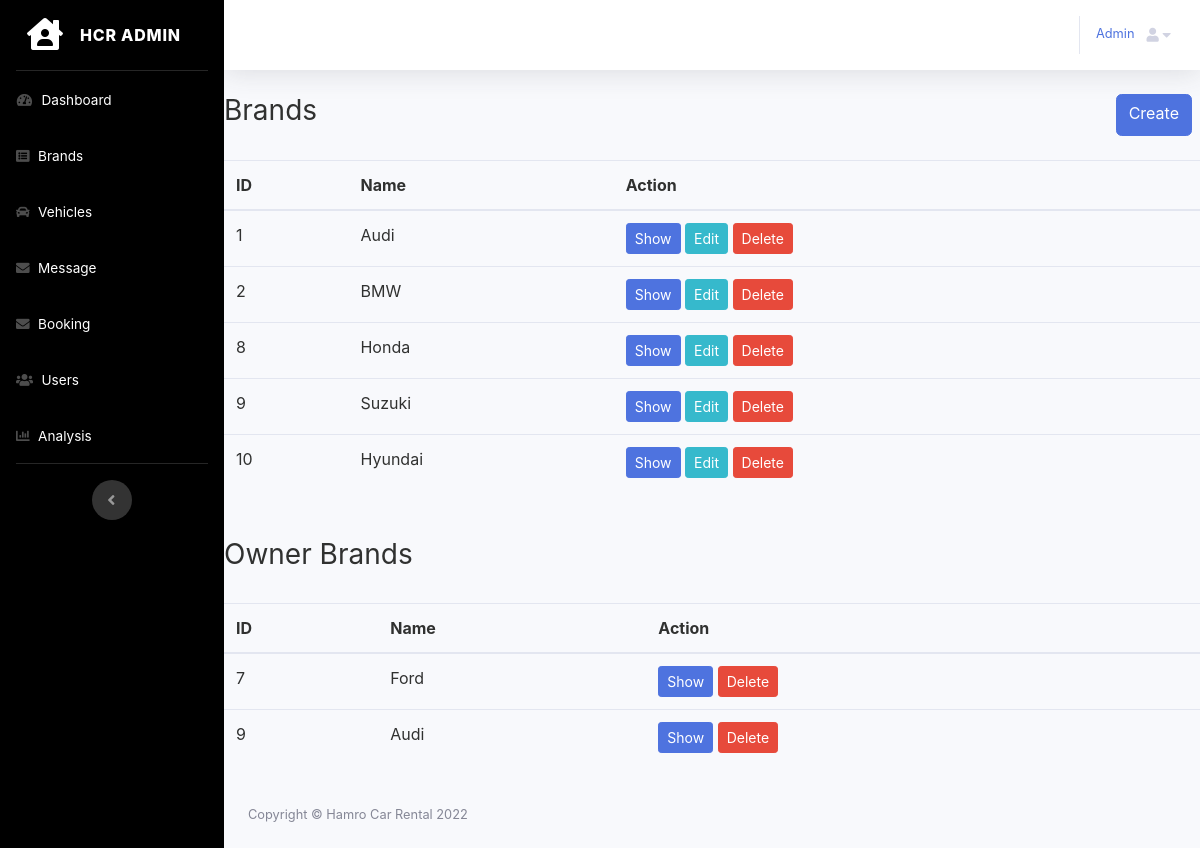
The page /admin/brands/index.php (signed in) on the database its author committed.
### tables this page shows
CREATE TABLE `categories` (
  `id` int(11) NOT NULL,
  `name` varchar(100) NOT NULL,
  `description` text NOT NULL
);

CREATE TABLE `owner_brand` (
  `id` int(11) NOT NULL,
  `user_id` int(11) NOT NULL,
  `name` varchar(100) NOT NULL,
  `description` text NOT NULL
);

### admin/admin.php (called while the page is built, shortened)
<?php
require __DIR__  . "/../db.php";
$page_url = "http://localhost/Onlinecarrental/admin/";

### db.php (called while the page is built, shortened)
<?php
function pdo()
{
    $dbhost = "localhost";
    $dbname = "cars";
    $dbuser = "root";
    $dbpass = "";
    $options = [
        PDO::ATTR_DEFAULT_FETCH_MODE => PDO::FETCH_ASSOC
    ];
    $dsn = "mysql:host=" . $dbhost . ";dbname=" . $dbname;
    try {
        $pdo = new PDO($dsn, $dbuser, $dbpass, $options);
    } catch (PDOException $e) {
        die("Cannot Connect to Database: " . $e->getMessage());
    }
    return $pdo;
}
function where($table, $col, $opr, $val, $all = true)
{
    $pdo = pdo();
    $stmt = $pdo->prepare("SELECT * FROM $table WHERE $col $opr ?");
    $stmt->execute([$val]);
    return $stmt->fetch();
}
function find($table, $id)
{
    return where($table, 'id', '=', $id, false);
}
function all($table)
{
    $pdo = pdo();
    $stmt = $pdo->prepare("SELECT * FROM $table");
    $stmt->execute();
    return $stmt->fetchAll();
}

### admin/brands/index.php (the view, shortened to what this page needs)
<?php require_once __DIR__ . "/../admin.php"; ?>
<!DOCTYPE html>
<html lang="en">
<head>
    <link rel="stylesheet" href="<?php echo $page_url; ?>vendor/fontawesome/css/all.min.css">
    <link href="<?php echo $page_url; ?>css/sb-admin-2.min.css" rel="stylesheet">
</head>
<body id="page-top" style="color: #303130;">
    <div id="wrapper">
<?php require "../header.php"; ?>
<div class="d-flex justify-content-between mb-4">
    <h3>Brands</h3>
    <a href="create.php" class="btn btn-primary mx-2">Create</a>
</div>
<table class="table" style="color: #303130;">
    <thead>
        <tr>
            <th>ID</th>
            <th>Name</th>
            <th>Action</th>
        </tr>
    </thead>
    <tbody>
        <?php
        $categories = all('categories');
        foreach ($categories as $item) :
        ?>
            <tr>
                <td><?php echo $item['id']; ?></td>
                <td><?php echo $item['name']; ?></td>
                <td>
                    <a class="btn btn-primary btn-sm" href="show.php?id=<?php echo $item['id']; ?>">
                        Show
                    </a>
                    <a class="btn btn-info btn-sm" href="edit.php?id=<?php echo $item['id']; ?>">
                        Edit
                    </a>
                    <a class="btn btn-danger btn-sm" href="#!" onclick="confirmDelete(<?php echo $item['id']; ?>)">
                        Delete
                    </a>
                </td>
            </tr>
        <?php endforeach; ?>
    </tbody>
</table>
<div class="d-flex justify-content-between mb-4 mt-5">
    <h3> Owner Brands</h3>
</div>
<table class="table" style="color: #303130;">
    <thead>
        <tr>
            <th>ID</th>
            <th>Name</th>
            <th>Action</th>
        </tr>
    </thead>
    <tbody>
        <?php
        $categories = all('owner_brand');
        foreach ($categories as $item) :
        ?>
            <tr>
                <td><?php echo $item['id']; ?></td>
                <td><?php echo $item['name']; ?></td>
                <td>
                    <a class="btn btn-primary btn-sm" href="owner_show.php?id=<?php echo $item['id']; ?>">
                        Show
                    </a>
                    <a class="btn btn-danger btn-sm" href="#!" onclick="ConfirmDelete(<?php echo $item['id']; ?>)">
                        Delete
                    </a>
                </td>
            </tr>
        <?php endforeach; ?>
    </tbody>
</table>
<?php require "../footer.php"; ?>

### admin/header.php (shortened to what this page needs)
<ul class="navbar-nav sidebar sidebar-dark accordion" id="accordionSidebar" style="background-color: black;">
    <a class="sidebar-brand d-flex align-items-center justify-content-center" href="http://localhost/Onlinecarrental/admin/index.php">
        <div class="sidebar-brand-icon">
            <i class="fas fa-house-user"></i>
        </div>
        <div class="sidebar-brand-text mx-3">HCR admin</div>
    </a>
    <hr class="sidebar-divider my-0">
    <li class="nav-item">
        <a class="nav-link text-white" href="<?php echo $page_url; ?>">
            <i class="fas fa-fw fa-tachometer-alt"></i>
            <span>Dashboard</span></a>
    </li>
    <li class="nav-item">
        <a class="nav-link text-white" href="<?php echo $page_url; ?>/brands" >
            <i class="fa fa-list-alt" aria-hidden="true"></i>
            <span>Brands</span></a>
    </li>
    <li class="nav-item">
        <a class="nav-link text-white" href="<?php echo $page_url; ?>/vehicles" >
        <i class="fas fa-car"></i>
            <span>Vehicles</span></a>
        </li>
        <li class="nav-item">
            <a class="nav-link text-white" href="<?php echo $page_url; ?>/message">
                <i class="fas fa-envelope"></i>
                <span>Message</span></a>
        </li>
        <li class="nav-item">
            <a class="nav-link text-white" href="<?php echo $page_url; ?>/booking">
                <i class="fas fa-envelope"></i>
                <span>Booking</span></a>
        </li>
    <li class="nav-item">
        <a class="nav-link text-white" href="<?php echo $page_url; ?>users.php">
            <i class="fas fa-users"></i>
            <span>Users</span></a>
    </li>
    <li class="nav-item">
        <a class="nav-link text-white" href="<?php echo $page_url; ?>analysis.php">
        <i class="fas fa-chart-bar"></i>
            <span>Analysis</span></a>
    </li>
    <hr class="sidebar-divider d-none d-md-block">
    <div class="text-center d-none d-md-inline">
        <button class="rounded-circle border-0"  id="sidebarToggle"></button>
    </div>
</ul>
<div id="content-wrapper" class="d-flex flex-column">
    <div id="content">
        <nav class="navbar navbar-expand navbar-light bg-white topbar mb-4 static-top shadow">
            <ul class="navbar-nav ml-auto">
                <a class=" d-none d-lg-inline text-black small mt-4"  href="http://localhost/Onlinecarrental/admin/profile.php"><?php $admin = find('admins', $_SESSION['admin_id']);
echo substr($admin['name'], 0, 6);
?></a>
                <li class="nav-item dropdown no-arrow">
                    <span class="nav-link dropdown-toggle"  href="#" id="userDropdown" data-toggle="dropdown" aria-haspopup="true" aria-expanded="false">
                        <i class="fas fa-user fa-sm fa-fw mr-2" href="#">
                        <i class="fas fa-caret-down"></i>
                        </i>
                    </span>
                </li>
            </ul>
        </nav>

### rows shown on the page
categories: id "1", name "Audi"
categories: id "2", name "BMW"
categories: id "8", name "Honda"
categories: id "9", name "Suzuki"
categories: id "10", name "Hyundai"
owner_brand: id "7", name "Ford"
owner_brand: id "9", name "Audi"

### other values the page prints
substr($admin['name'], 0, 6) "Admin"
